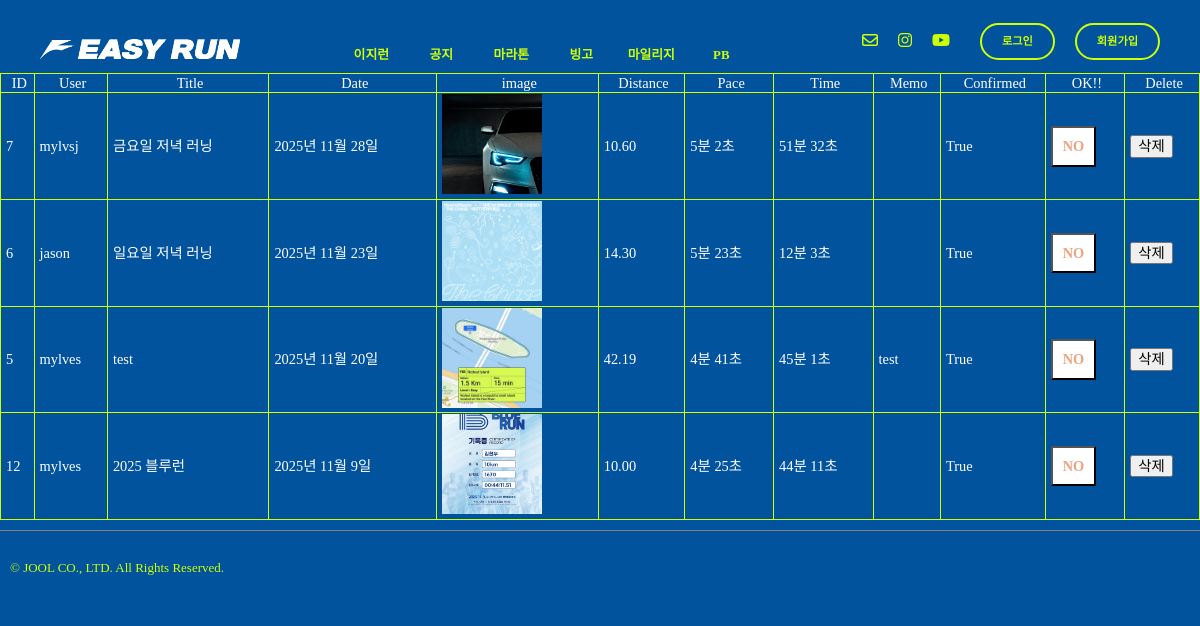
Page /runres/recordCheck/ on the earlier database version.
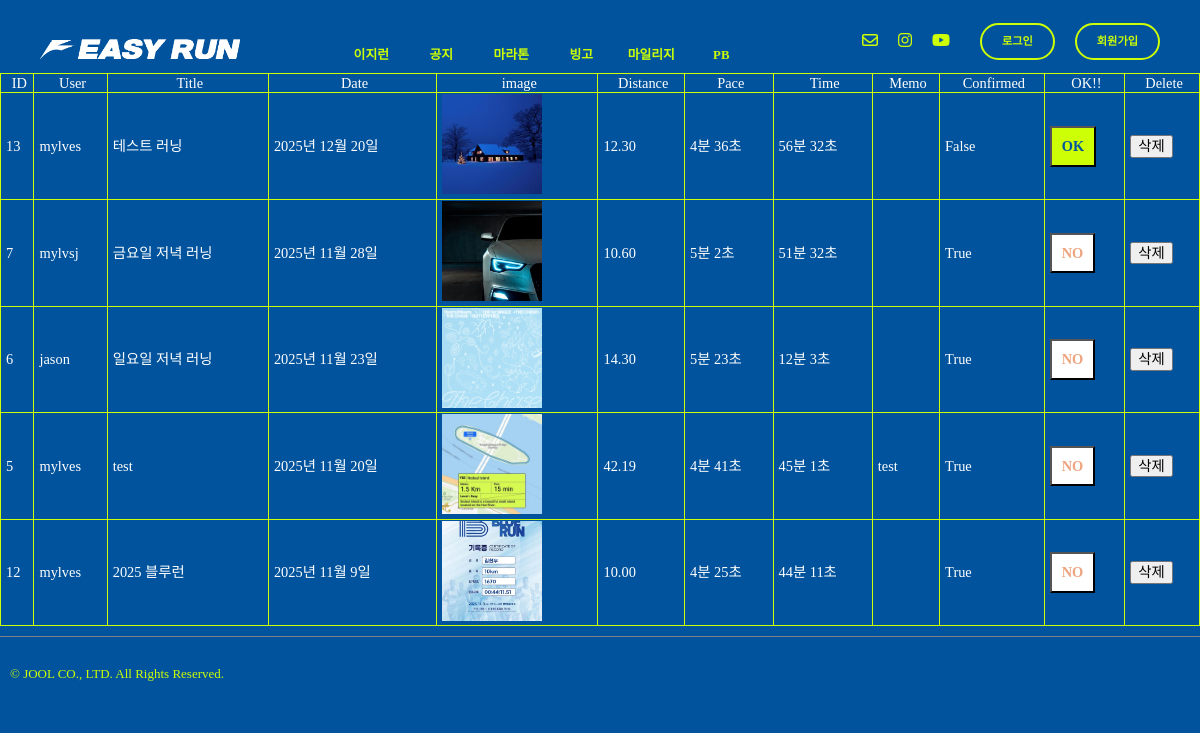
Same page on the later database version.
### record/models.py (models this page shows, shortened)
class Record(models.Model):
    record_id = models.AutoField(primary_key=True)
    title = models.CharField(max_length=50)
    user = models.ForeignKey(settings.AUTH_USER_MODEL,on_delete=models.CASCADE)
    team = models.ForeignKey(Team, null=True, blank=True, on_delete=models.SET_NULL)
    record_date = models.DateField(blank=True, null=True)
    image = ResizedImageField(size=[500,500], upload_to="record", blank=False)
    distance = models.DecimalField(max_digits=6, decimal_places=2, blank=False, null=False)
    pace_m = models.IntegerField(null=True, blank=True)
    pace_s = models.IntegerField(null=True, blank=True)
    time_h = models.IntegerField(null=True, blank=True)
    time_m = models.IntegerField(null=True, blank=True)
    time_s = models.IntegerField(null=True, blank=True)
    desc = models.TextField(blank=True)
    confirmed = models.BooleanField(default=False)

### record/views.py (the view)
# urls.py: path('recordCheck/', views.recordCheck, name="recordCheck"),
def recordCheck(request):
    record = Record.objects.order_by('-record_date')
    return render(request,"record_check.html", {"record":record})

### templates/record_check.html (shortened to what this page needs)
{% extends "base.html" %}
{% load static %}
{% block content %}
  <table class="record-check-table">
    <thead>
      <tr>
        <th>ID</th>
        <th>User</th>
        <th>Title</th>
        <th>Date</th>
        <th>image</th>
        <th>Distance</th>
        <th>Pace</th>
        <th>Time</th>
        <th>Memo</th>
        <th>Confirmed</th>
        <th>OK!!</th>
        <th>Delete</th>
      </tr>
    </thead>
    {% for data in record %}
      <tbody>
        <tr>
          <td>{{ data.record_id }}</td>
          <td>{{ data.user }}</td>
          <td>{{ data.title }}</td>
          <td>{{ data.record_date }}</td>
          <td>
            <a href="{{ data.image.url }}" target="_blank">
              <img src="/media/{{ data.image }}" alt="logo-top" height="100px" width="100px">
            </a>
          </td>
          <td>{{ data.distance }}</td>
          <td>{{ data.pace_m }}분
            {{ data.pace_s }}초</td>
          <td>{{ data.time_m }}분
            {{ data.time_s }}초</td>
          <td>{{ data.desc }}</td>
          <td>{{ data.confirmed }}</td>
          <td>
            {% if data.confirmed == False %}
              <form action="{% url 'runres:recordConfirm' data.record_id %}" method="post">
                <button type="submit" class="yes-btn">OK</button>
              </form>
            {% else %}
              <form action="{% url 'runres:recordReject' data.record_id %}" method="post">
                <button type="submit" class="no-btn">NO</button>
              </form>
            {% endif %}
          </td>
          <td>
            <button onclick="openDeleteModal('{{ data.record_id }}')" class="btn-delete">
              삭제
            </button>
          </td>
        </tr>
      </tbody>
    {% endfor %}
  </table>
{% endblock content %}

### templates/base.html (shortened to what this page needs)
<!DOCTYPE html>
{% load static %}
<html lang="en">
  <head>
    <link href="https://hangeul.pstatic.net/hangeul_static/css/nanum-square-neo.css" rel="stylesheet">
    <link rel="stylesheet" type="text/css" href="{% static 'css/joolmag.css' %}"/>
    <link rel="stylesheet" type="text/css" href="{% static 'css/normalize.css' %}"/>
    <link rel="stylesheet" type="text/css" href="{% static 'css/article.css' %}"/>
  </head>
  <body id="content" class="mainbg">
    <div class="info-container">
      <div class="sterun-logo-m">
        <a href={% url "index" %}>
          <img src="{% static "img/easyrun-logo2.png" %}" alt="logo-top" height="auto" width="auto">
      </div>
      <div class="j-nav-items fade-in-up-short1">
        <div class="j-nav-item">
          <a href="{% url 'index' %}">이지런</a>
        </div>
        <div class="j-nav-item">
          <a href="{% url 'article:article' %}">공지</a>
        </div>
        <div class="j-nav-item">
          {% if user.is_authenticated %}
            <a href="{% url 'marathon:marathon_list' %}">마라톤</a>
          {% else %}
            <a href="{% url 'users:login' %}">마라톤</a>
          {% endif %}
        </div>
        <div class="j-nav-item">
          {% if user.is_authenticated %}
            <a href="{% url 'bingo:bingo' user.pk %}">빙고</a>
          {% else %}
            <a href="{% url 'users:login' %}">빙고</a>
          {% endif %}
        </div>
        <div class="j-nav-item">
          {% if user.is_authenticated %}
            <a href="{% url 'runres:recordview' user.pk %}">마일리지</a>
          {% else %}
            <a href="{% url 'users:login' %}">마일리지</a>
          {% endif %}
        </div>
        <div class="j-nav-item">
          {% if user.is_authenticated %}
            <a href="{% url 'runres:pbRank' %}">PB</a>
          {% else %}
            <a href="{% url 'users:login' %}">PB</a>
          {% endif %}
        </div>
      </div>
      <div class="login-sns-box">
        <div class="info-icons">
          <div class="info-icon">
            <i class="fa-regular fa-envelope"></i>
          </div>
          <div class="info-icon">
            <a href="https://www.instagram.com/hyunwoo_05/" target="_blank">
              <i class="fa-brands fa-instagram"></i>
            </a>
          </div>
          <div class="info-icon">
            <i class="fa-brands fa-youtube"></i>
          </div>
        </div>
        <div class="login-box">
          {% if user.is_authenticated %}
            <a href="{% url 'users:logout' %}">
              <div class="login-btn">{{ request.user.username }}
                님 로그아웃</div>
            </a>
          {% else %}
            <a href="{% url 'users:login' %}">
              <div class="login-btn">로그인</div>
            </a>
            <a href="{% url 'users:signup' %}">
              <div class="login-btn">회원가입</div>
            </a>
          {% endif %}
        </div>
      </div>
    </div>
    {% block content %}{% endblock content %}
    <footer>
      <div class="rights">
        <p>© JOOL CO., LTD. All Rights Reserved.</p>
      </div>
    </footer>
  </body>
</html>

### static/css/joolmag.css (style rules this page uses)
:root { --j-pink: #eea47f; --blue: #1e90ff; --white: #ffffff; --black: black; --jblue: #00539c; --jlightgreen: #cdff06; --kakaoyellow: #f7e600; --jdeepblue: #013563; }
* { font-family: "Escoredream"; font-weight: 300; }
a { text-decoration-line: none; color: var(--text-color); }
html { overflow-y: scroll; }
img { object-fit: cover; }
button { cursor: pointer; position: relative; }
.mainbg { background-color: var(--jblue); margin: 0; padding: 0; overflow-y: auto; overflow-x: auto; }
footer { padding: 10px 0 10px 10px; margin: 10px 0 10px 0; border-top: grey solid 1px; }
.login-sns-box { display: flex; flex-direction: row; }
.sterun-logo-m { text-align: center; padding: 20px 0 0 20px; }
.sterun-logo-m > a > img { width: 200px; }
.info-container { display: flex; align-items: center; justify-content: space-between; margin: 10px 40px 0 20px; }
.info-icons { display: flex; align-items: center; }
.info-icon { color: var(--jlightgreen); margin: 0 10px 0 10px; }
.j-nav-items { display: flex; color: var(--jlightgreen); margin: 30px 0 20px 0; }
.j-nav-item { font-size: 1.3rem; text-align: center; padding: 0 30px 0 30px; }
.j-nav-item a { font-weight: 600; }
.j-nav-item a:after { display: block; content: ""; border-bottom: solid 1px var(--jlightgreen); transform: scaleX(0); transition: transform 250ms ease-in-out; margin-top: -12px; }
.rights { margin: 20px 0 0 0; color: var(--jlightgreen); font-size: 13px; }
.login-box { display: flex; flex-direction: row; }
.login-btn { font-size: 0.7rem; color: var(--jlightgreen); font-weight: 700; border: var(--jlightgreen) solid 2px; border-radius: 50px; padding: 10px 20px 10px 20px; margin-left: 20px; }
.fade-in-up-short1 { opacity: 0; transform: translateY(5px); animation: fadeInUp 0.8s ease-out forwards; animation-delay: 0.3s; }
.record-check-table { color: var(--white); font-size: 0.9rem; width: 100%; border: 1px solid var(--jlightgreen); border-collapse: collapse; }
th, td { border: 1px solid var(--jlightgreen); border-collapse: collapse; padding-left: 5px; }
.yes-btn { color: var(--jblue); background-color: var(--jlightgreen); font-weight: 700; padding: 10px 10px 10px 10px; }
.no-btn { color: var(--j-pink); background-color: var(--white); font-weight: 700; padding: 10px 10px 10px 10px; }
.j-nav-items > div > a { font-size: 1.2rem; font-weight: 700; }
@media (max-width: 1360px) { .j-nav-item { width: 50px; padding: 0 10px 0 10px; } }
@media (max-width: 1360px) { .j-nav-items > div > a { font-size: 0.8rem; } }

### static/css/article.css (style rules this page uses)
:root { --j-pink: #eea47f; --blue: #1e90ff; --white: #ffffff; --black: black; --jblue: #00539c; --jlightgreen: #cdff06; --kakaoyellow: #f7e600; --jdeepblue: #013563; }
* { font-family: "Escoredream"; font-weight: 300; }
html { overflow-y: scroll; }
.mainbg { background-color: var(--jblue); margin: 0; padding: 0; overflow-y: auto; overflow-x: auto; }
.rights { margin: 20px 0 0 0; color: var(--jlightgreen); font-size: 13px; }

Differences in the rows shown:
added Record: record_id "13", user "mylves", title "테스트 러닝", record_date "2025년 12월 20일", image (picture), distance "12.30", pace_m "4", pace_s "36", time_m "56", time_s "32", confirmed "False", shows "OK"
